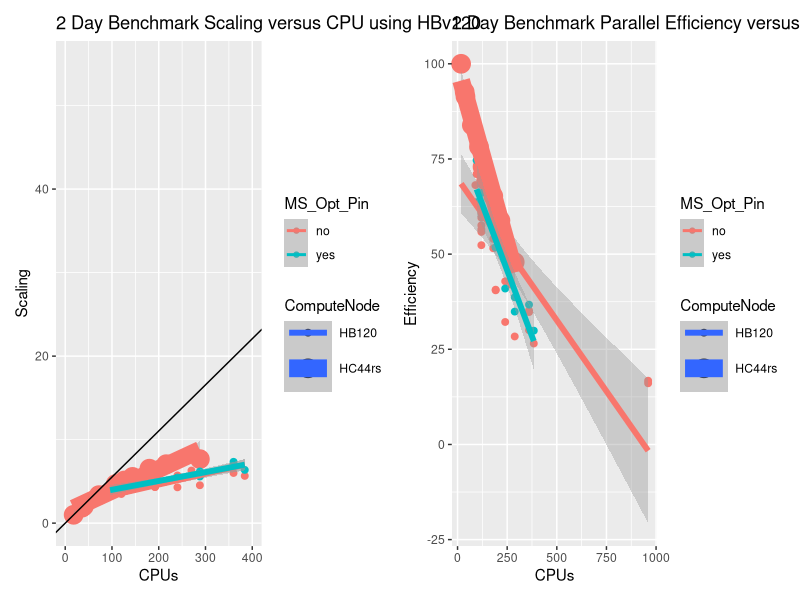

Source code (R):
library(ggplot2)
library(patchwork) # To display 2 charts together

# Script author: Liz Adams
# Affiliation: UNC CMAS Center 
# example from http://monashbioinformaticsplatform.github.io/2015-11-30-intro-r/ggplot.html
# 2nd example from https://r-graph-gallery.com/line-chart-dual-Y-axis-ggplot2.html

curr_wd<-getwd()
setwd(curr_wd)
png(file = paste('hbv120','_','Scaling','_','CPUs','.png',sep=''), width = 1024, height = 768, bg='white')
csv_data<- read.csv("../docs/user_guide_cyclecloud/qa/scaling_HBv120.update6.csv",sep="\t", skip =0, header = TRUE, comment.char = "",check.names = FALSE, quote="", )
print(csv_data)
bad_rows <-
    is.na(csv_data$CPUs) |
    is.na(csv_data$Scaling) |
    is.na(csv_data$Efficiency) |
    is.na(csv_data$MS_Opt_Pin)
p1 <- ggplot(csv_data[!bad_rows,], aes(y=Scaling, x=CPUs, color=MS_Opt_Pin, size=ComputeNode)) +
    geom_point() + ggtitle("2 Day Benchmark Scaling versus CPU using HBv120") +  xlim(0,400) + ylim(0,55) + stat_smooth(method="lm")


p2 <- ggplot(csv_data[!bad_rows,], aes(y=Efficiency, x=CPUs, color=MS_Opt_Pin, size=ComputeNode)) +
    geom_point() + ggtitle("2 Day Benchmark Parallel Efficiency versus CPU using HBv120") + stat_smooth(method="lm")

# Display both charts side by side thanks to the patchwork package
p1 + geom_abline(intercept = 0, slope = .0552) + p2
